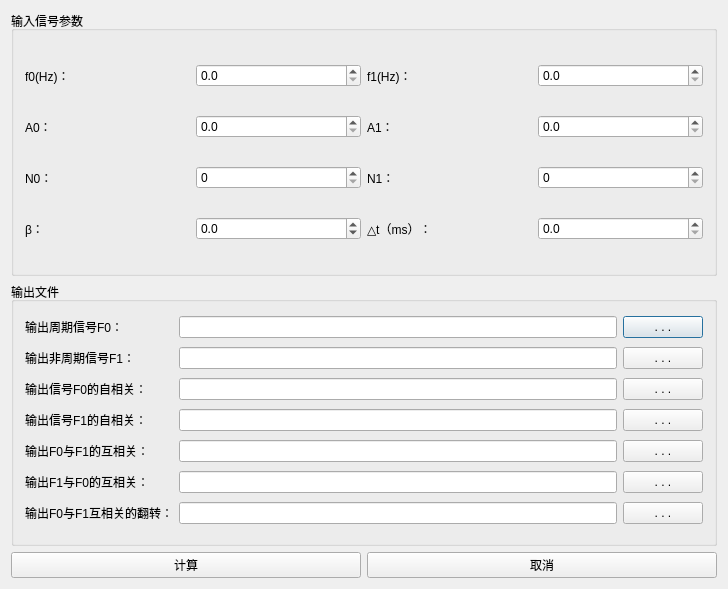
<?xml version="1.0" encoding="UTF-8"?>
<ui version="4.0">
 <class>CSelfCrossCorrelationClass</class>
 <widget class="QDialog" name="CSelfCrossCorrelationClass">
  <property name="geometry">
   <rect>
    <x>0</x>
    <y>0</y>
    <width>728</width>
    <height>589</height>
   </rect>
  </property>
  <property name="windowTitle">
   <string>自相关-互相关</string>
  </property>
  <layout class="QGridLayout" name="gridLayout_3">
   <item row="1" column="0" colspan="2">
    <widget class="QGroupBox" name="groupBox_2">
     <property name="title">
      <string>输出文件</string>
     </property>
     <layout class="QGridLayout" name="gridLayout_2">
      <item row="0" column="0">
       <widget class="QLabel" name="OutputFile1Label">
        <property name="text">
         <string>输出周期信号F0：</string>
        </property>
       </widget>
      </item>
      <item row="0" column="3">
       <widget class="QPushButton" name="OutputFile1PushButton">
        <property name="text">
         <string>. . .</string>
        </property>
       </widget>
      </item>
      <item row="1" column="0">
       <widget class="QLabel" name="OutputFile2Label">
        <property name="text">
         <string>输出非周期信号F1：</string>
        </property>
       </widget>
      </item>
      <item row="1" column="3">
       <widget class="QPushButton" name="OutputFile2PushButton">
        <property name="text">
         <string>. . .</string>
        </property>
       </widget>
      </item>
      <item row="2" column="0">
       <widget class="QLabel" name="OutputFile3Label">
        <property name="text">
         <string>输出信号F0的自相关：</string>
        </property>
       </widget>
      </item>
      <item row="2" column="3">
       <widget class="QPushButton" name="OutputFile3PushButton">
        <property name="text">
         <string>. . .</string>
        </property>
       </widget>
      </item>
      <item row="3" column="0">
       <widget class="QLabel" name="OutputFile4Label">
        <property name="text">
         <string>输出信号F1的自相关：</string>
        </property>
       </widget>
      </item>
      <item row="3" column="3">
       <widget class="QPushButton" name="OutputFile4PushButton">
        <property name="text">
         <string>. . .</string>
        </property>
       </widget>
      </item>
      <item row="4" column="0">
       <widget class="QLabel" name="OutputFile5Label">
        <property name="text">
         <string>输出F0与F1的互相关：</string>
        </property>
       </widget>
      </item>
      <item row="4" column="3">
       <widget class="QPushButton" name="OutputFile5PushButton">
        <property name="text">
         <string>. . .</string>
        </property>
       </widget>
      </item>
      <item row="5" column="0">
       <widget class="QLabel" name="OutputFile6Label">
        <property name="text">
         <string>输出F1与F0的互相关：</string>
        </property>
       </widget>
      </item>
      <item row="5" column="3">
       <widget class="QPushButton" name="OutputFile6PushButton">
        <property name="text">
         <string>. . .</string>
        </property>
       </widget>
      </item>
      <item row="6" column="0" colspan="2">
       <widget class="QLabel" name="OutputFile7Label">
        <property name="text">
         <string>输出F0与F1互相关的翻转：</string>
        </property>
       </widget>
      </item>
      <item row="6" column="2">
       <widget class="QLineEdit" name="OutputFile7LineEdit"/>
      </item>
      <item row="6" column="3">
       <widget class="QPushButton" name="OutputFile7PushButton">
        <property name="text">
         <string>. . .</string>
        </property>
       </widget>
      </item>
      <item row="5" column="2">
       <widget class="QLineEdit" name="OutputFile6LineEdit"/>
      </item>
      <item row="4" column="2">
       <widget class="QLineEdit" name="OutputFile5LineEdit"/>
      </item>
      <item row="3" column="2">
       <widget class="QLineEdit" name="OutputFile4LineEdit"/>
      </item>
      <item row="2" column="2">
       <widget class="QLineEdit" name="OutputFile3LineEdit"/>
      </item>
      <item row="1" column="2">
       <widget class="QLineEdit" name="OutputFile2LineEdit"/>
      </item>
      <item row="0" column="2">
       <widget class="QLineEdit" name="OutputFile1LineEdit"/>
      </item>
     </layout>
    </widget>
   </item>
   <item row="2" column="0">
    <widget class="QPushButton" name="CalPushButton">
     <property name="text">
      <string>计算</string>
     </property>
    </widget>
   </item>
   <item row="2" column="1">
    <widget class="QPushButton" name="CancelPushButton">
     <property name="text">
      <string>取消</string>
     </property>
    </widget>
   </item>
   <item row="0" column="0" colspan="2">
    <widget class="QGroupBox" name="InputParGroupBox">
     <property name="title">
      <string>输入信号参数</string>
     </property>
     <layout class="QGridLayout" name="gridLayout">
      <item row="0" column="0">
       <widget class="QLabel" name="Par1Label">
        <property name="text">
         <string>f0(Hz)：</string>
        </property>
       </widget>
      </item>
      <item row="1" column="3">
       <widget class="QDoubleSpinBox" name="Par4DoubleSpinBox">
        <property name="decimals">
         <number>1</number>
        </property>
       </widget>
      </item>
      <item row="0" column="1">
       <widget class="QDoubleSpinBox" name="Par1DoubleSpinBox">
        <property name="decimals">
         <number>1</number>
        </property>
       </widget>
      </item>
      <item row="1" column="1">
       <widget class="QDoubleSpinBox" name="Par3DoubleSpinBox">
        <property name="decimals">
         <number>1</number>
        </property>
       </widget>
      </item>
      <item row="3" column="1">
       <widget class="QDoubleSpinBox" name="Par7DoubleSpinBox">
        <property name="decimals">
         <number>1</number>
        </property>
        <property name="minimum">
         <double>-100.000000000000000</double>
        </property>
       </widget>
      </item>
      <item row="2" column="0">
       <widget class="QLabel" name="Par5Label">
        <property name="text">
         <string>N0：</string>
        </property>
       </widget>
      </item>
      <item row="0" column="3">
       <widget class="QDoubleSpinBox" name="Par2DoubleSpinBox">
        <property name="decimals">
         <number>1</number>
        </property>
       </widget>
      </item>
      <item row="1" column="0">
       <widget class="QLabel" name="Par3Label">
        <property name="text">
         <string>A0：</string>
        </property>
       </widget>
      </item>
      <item row="1" column="2">
       <widget class="QLabel" name="Par4Label">
        <property name="text">
         <string>A1：</string>
        </property>
       </widget>
      </item>
      <item row="3" column="0">
       <widget class="QLabel" name="Par7Label">
        <property name="text">
         <string>β：</string>
        </property>
       </widget>
      </item>
      <item row="0" column="2">
       <widget class="QLabel" name="Par2Label">
        <property name="text">
         <string>f1(Hz)：</string>
        </property>
       </widget>
      </item>
      <item row="2" column="1">
       <widget class="QDoubleSpinBox" name="Par5DoubleSpinBox">
        <property name="decimals">
         <number>0</number>
        </property>
        <property name="maximum">
         <double>10000.000000000000000</double>
        </property>
       </widget>
      </item>
      <item row="3" column="2">
       <widget class="QLabel" name="Par8Label">
        <property name="text">
         <string>△t（ms）：</string>
        </property>
       </widget>
      </item>
      <item row="3" column="3">
       <widget class="QDoubleSpinBox" name="Par8DoubleSpinBox">
        <property name="decimals">
         <number>1</number>
        </property>
       </widget>
      </item>
      <item row="2" column="2">
       <widget class="QLabel" name="Par6Label">
        <property name="text">
         <string>N1：</string>
        </property>
       </widget>
      </item>
      <item row="2" column="3">
       <widget class="QDoubleSpinBox" name="Par6DoubleSpinBox">
        <property name="decimals">
         <number>0</number>
        </property>
        <property name="maximum">
         <double>10000.000000000000000</double>
        </property>
       </widget>
      </item>
     </layout>
    </widget>
   </item>
  </layout>
 </widget>
 <layoutdefault spacing="6" margin="11"/>
 <resources>
  <include location="self_cross_correlation.qrc"/>
 </resources>
 <connections/>
</ui>
